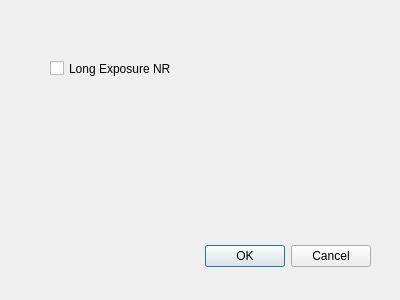
<?xml version="1.0" encoding="UTF-8"?>
<ui version="4.0">
 <class>SettingsDialog</class>
 <widget class="QDialog" name="SettingsDialog">
  <property name="geometry">
   <rect>
    <x>0</x>
    <y>0</y>
    <width>400</width>
    <height>300</height>
   </rect>
  </property>
  <property name="windowTitle">
   <string>Settings</string>
  </property>
  <widget class="QDialogButtonBox" name="buttonBox">
   <property name="geometry">
    <rect>
     <x>30</x>
     <y>240</y>
     <width>341</width>
     <height>32</height>
    </rect>
   </property>
   <property name="orientation">
    <enum>Qt::Horizontal</enum>
   </property>
   <property name="standardButtons">
    <set>QDialogButtonBox::Cancel|QDialogButtonBox::Ok</set>
   </property>
  </widget>
  <widget class="QCheckBox" name="lenrCheckbox">
   <property name="geometry">
    <rect>
     <x>50</x>
     <y>60</y>
     <width>191</width>
     <height>17</height>
    </rect>
   </property>
   <property name="toolTip">
    <string>Long exposure noise reduction is enabled on camera?</string>
   </property>
   <property name="text">
    <string>Long Exposure NR</string>
   </property>
  </widget>
 </widget>
 <resources/>
 <connections>
  <connection>
   <sender>buttonBox</sender>
   <signal>accepted()</signal>
   <receiver>SettingsDialog</receiver>
   <slot>accept()</slot>
   <hints>
    <hint type="sourcelabel">
     <x>248</x>
     <y>254</y>
    </hint>
    <hint type="destinationlabel">
     <x>157</x>
     <y>274</y>
    </hint>
   </hints>
  </connection>
  <connection>
   <sender>buttonBox</sender>
   <signal>rejected()</signal>
   <receiver>SettingsDialog</receiver>
   <slot>reject()</slot>
   <hints>
    <hint type="sourcelabel">
     <x>316</x>
     <y>260</y>
    </hint>
    <hint type="destinationlabel">
     <x>286</x>
     <y>274</y>
    </hint>
   </hints>
  </connection>
 </connections>
</ui>
